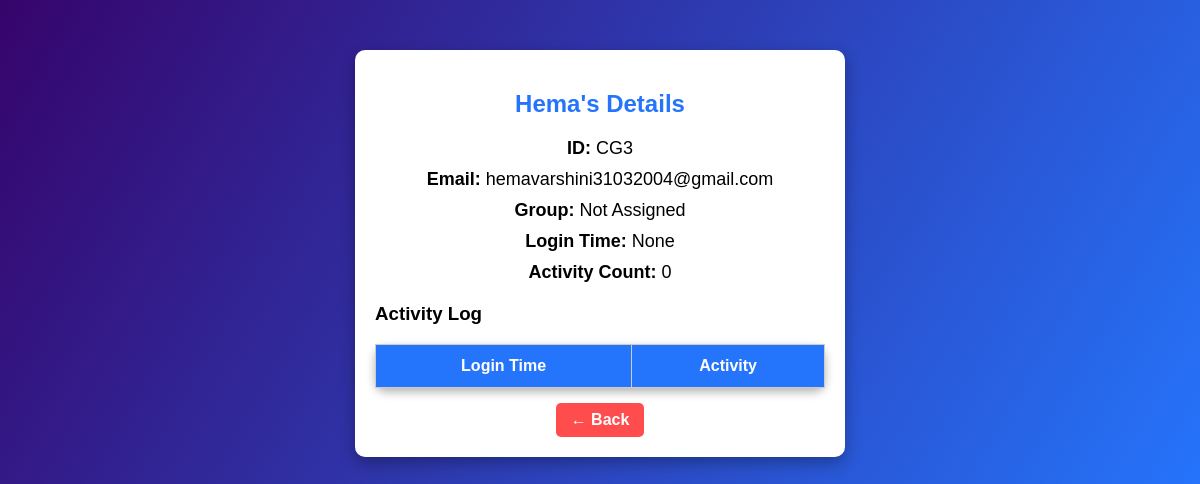
Page /user_details/3 on the earlier database version.
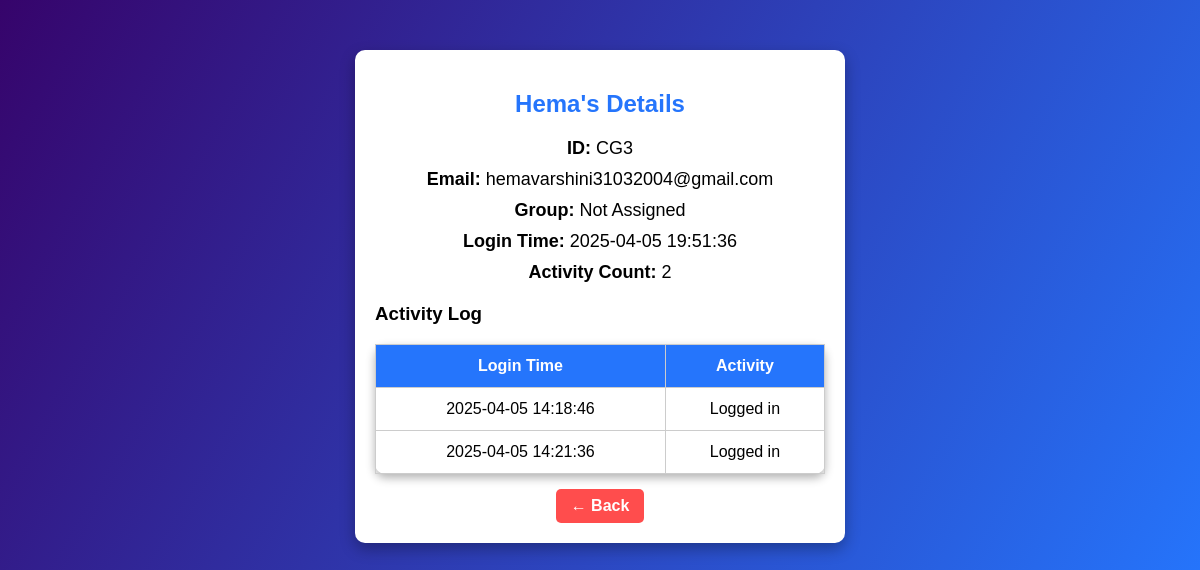
Same page on the later database version.
### tables this page shows
CREATE TABLE users (
    id INTEGER PRIMARY KEY AUTOINCREMENT,
    name TEXT NOT NULL,
    email TEXT NOT NULL UNIQUE,
    password TEXT NOT NULL,
    is_admin INTEGER DEFAULT 0,
    student_group TEXT,
    test_score INTEGER,
    recommended_degrees TEXT,
    login_time TEXT
);

CREATE TABLE user_activity (
    id INTEGER PRIMARY KEY AUTOINCREMENT,
    user_id INTEGER NOT NULL,
    activity TEXT NOT NULL,
    timestamp DATETIME DEFAULT CURRENT_TIMESTAMP,
    FOREIGN KEY (user_id) REFERENCES users(id)
);

### app.py (the view)
@app.route('/user_details/<int:user_id>')
def user_details(user_id):
    conn = sqlite3.connect('career.db')
    cursor = conn.cursor()
    cursor.execute("SELECT id, name, email, student_group, login_time FROM users WHERE id=?", (user_id,))
    user = cursor.fetchone()
    cursor.execute("SELECT timestamp, activity FROM user_activity WHERE user_id=?", (user_id,))
    activities = cursor.fetchall()
    activity_count = len(activities)
    if 'user_id' in session:
        log_activity(session['user_id'], f"Viewed user {user[1]}'s details")
    conn.close()
    return render_template('user_details.html', user=user, activities=activities, activity_count=activity_count)

### templates/user_details.html (shortened to what this page needs)
<!DOCTYPE html>
<html lang="en">
<head>
    <link rel="stylesheet" href="{{ url_for('static', filename='styles.css') }}">
</head>
<body>
    <div class="details-container">
        <h2>{{ user[1] }}'s Details</h2>
        <p class="info"><strong>ID:</strong> CG{{ user[0] }}</p>
        <p class="info"><strong>Email:</strong> {{ user[2] }}</p>
        <p class="info"><strong>Group:</strong> {{ user[3] if user[3] else "Not Assigned" }}</p>
        <p class="info"><strong>Login Time:</strong> {{ user[4] }}</p>
        <p class="info"><strong>Activity Count:</strong> {{ activity_count }}</p>
        <div class="activity-log">
            <h3>Activity Log</h3>
            <table>
                <tr>
                    <th>Login Time</th>
                    <th>Activity</th>
                </tr>
                {% for activity in activities %}
                <tr>
                    <td>{{ activity[0] }}</td>
                    <td>{{ activity[1] }}</td>
                </tr>
                {% endfor %}
            </table>
        </div>
        <a href="/admin_dashboard" class="back-btn">← Back</a>
    </div>
</body>
</html>

### static/styles.css (style rules this page uses)
body { font-family: 'Poppins', sans-serif; background: linear-gradient(120deg, #36046b, #2575fc); text-align: center; margin: 0; padding: 0; }
table { width: 80%; margin: auto; border-collapse: collapse; margin-top: 20px; background: white; padding: 20px; box-shadow: 0px 4px 10px rgba(0, 0, 0, 0.3); border-radius: 10px; }
table th, table td { border: 1px solid #ccc; padding: 12px; text-align: center; }
th { background: #2575fc; color: white; }
a { color: black; text-decoration: none; }

### templates/user_details.html (style rules this page uses)
body { background-color: #f4f4f4; font-family: Arial, sans-serif; }
.details-container { width: 450px; background: white; padding: 20px; border-radius: 10px; box-shadow: 0px 6px 15px rgba(0, 0, 0, 0.3); margin: 50px auto; text-align: center; }
h2 { color: #2575fc; }
.info { margin: 10px 0; font-size: 18px; }
.activity-log { margin-top: 20px; text-align: left; }
table { width: 100%; border-collapse: collapse; margin-top: 10px; }
th, td { padding: 10px; border: 1px solid #ddd; text-align: center; }
th { background-color: #2575fc; color: white; }
.back-btn { display: inline-block; background: #ff4d4d; color: white; padding: 8px 15px; border-radius: 5px; text-decoration: none; font-weight: bold; margin-top: 15px; }

Differences in the rows shown:
changed users "Hema": login_time (not shown) → "2025-04-05 19:51:36"
added user_activity: timestamp "2025-04-05 14:18:46", activity "Logged in"
added user_activity: timestamp "2025-04-05 14:21:36", activity "Logged in"
Other differences:
{{ activity_count }}: "0" → "2"
{{ user[4] }}: "None" → (not shown)
